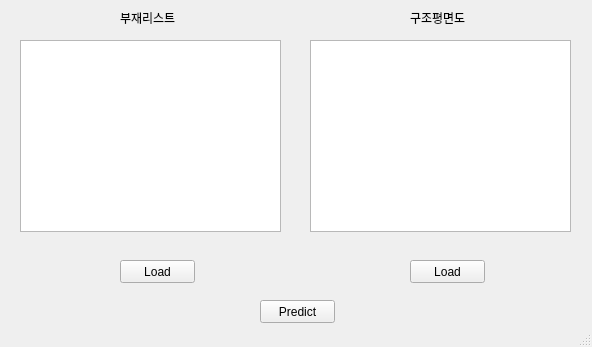
<?xml version="1.0" encoding="UTF-8"?>
<ui version="4.0">
 <class>T_in</class>
 <widget class="QMainWindow" name="T_in">
  <property name="geometry">
   <rect>
    <x>0</x>
    <y>0</y>
    <width>592</width>
    <height>347</height>
   </rect>
  </property>
  <property name="windowTitle">
   <string>MainWindow</string>
  </property>
  <widget class="QWidget" name="centralwidget">
   <widget class="QPushButton" name="Load1">
    <property name="geometry">
     <rect>
      <x>120</x>
      <y>260</y>
      <width>75</width>
      <height>23</height>
     </rect>
    </property>
    <property name="text">
     <string>Load</string>
    </property>
   </widget>
   <widget class="QPushButton" name="Predict">
    <property name="geometry">
     <rect>
      <x>260</x>
      <y>300</y>
      <width>75</width>
      <height>23</height>
     </rect>
    </property>
    <property name="text">
     <string>Predict</string>
    </property>
   </widget>
   <widget class="QPushButton" name="Load2">
    <property name="geometry">
     <rect>
      <x>410</x>
      <y>260</y>
      <width>75</width>
      <height>23</height>
     </rect>
    </property>
    <property name="text">
     <string>Load</string>
    </property>
   </widget>
   <widget class="QLabel" name="label">
    <property name="geometry">
     <rect>
      <x>120</x>
      <y>10</y>
      <width>61</width>
      <height>16</height>
     </rect>
    </property>
    <property name="text">
     <string>부재리스트</string>
    </property>
   </widget>
   <widget class="QLabel" name="label_2">
    <property name="geometry">
     <rect>
      <x>410</x>
      <y>10</y>
      <width>61</width>
      <height>16</height>
     </rect>
    </property>
    <property name="text">
     <string>구조평면도</string>
    </property>
   </widget>
   <widget class="QGraphicsView" name="graphicsView1">
    <property name="geometry">
     <rect>
      <x>20</x>
      <y>40</y>
      <width>261</width>
      <height>192</height>
     </rect>
    </property>
   </widget>
   <widget class="QLabel" name="Display1">
    <property name="geometry">
     <rect>
      <x>20</x>
      <y>40</y>
      <width>261</width>
      <height>191</height>
     </rect>
    </property>
    <property name="text">
     <string/>
    </property>
   </widget>
   <widget class="QGraphicsView" name="graphicsView2">
    <property name="geometry">
     <rect>
      <x>310</x>
      <y>40</y>
      <width>261</width>
      <height>192</height>
     </rect>
    </property>
   </widget>
   <widget class="QLabel" name="Display2">
    <property name="geometry">
     <rect>
      <x>310</x>
      <y>40</y>
      <width>261</width>
      <height>191</height>
     </rect>
    </property>
    <property name="text">
     <string/>
    </property>
   </widget>
  </widget>
  <widget class="QStatusBar" name="statusbar"/>
 </widget>
 <resources/>
 <connections/>
</ui>
